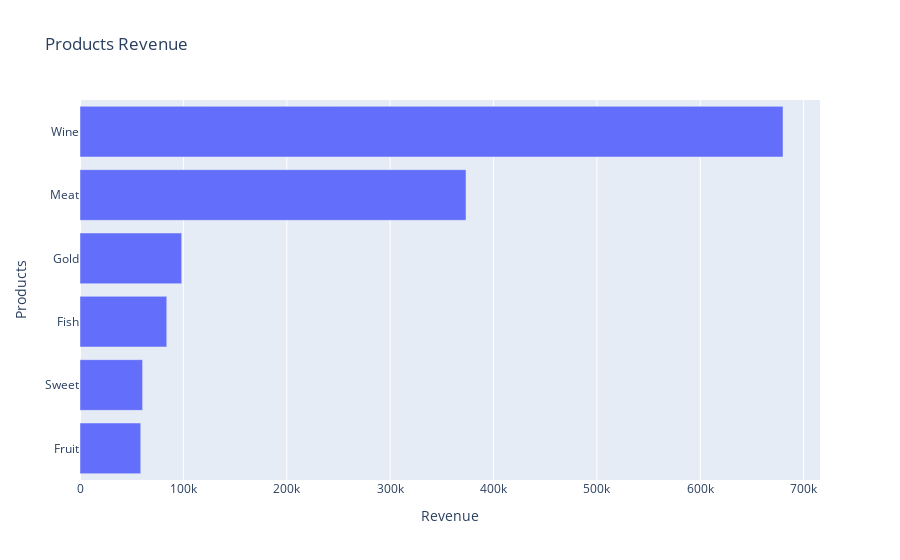

The notebook cell saved with this chart:
### Markdown cell above
### Which products are performing the best, and which are performing the least in terms of revenue?

### Code cell
products = ('Wine', 'Fruit', 'Meat', 'Fish', 'Sweet','Gold')
y_axis = ['Wine', 'Fruit', 'Meat', 'Fish', 'Sweet','Gold']
x_axis = [df['MntWines'].sum(),
          df['MntFruits'].sum(),
          df['MntMeatProducts'].sum(),
          df['MntFishProducts'].sum(),
          df['MntSweetProducts'].sum(),
          df['MntGoldProds'].sum()]
fig = px.bar(x=x_axis,
             y=y_axis,
             category_orders={'Products':products},
             title='Products Revenue',
             labels=dict(x="Revenue", y="Products"))
fig.update_yaxes(categoryorder='total ascending')
fig.show()

### Figure 1 — Plotly figure (JSON) as saved in the notebook; plotly's stock layout.template omitted (floating-point values rounded to 4 significant figures)
{"data": [{"alignmentgroup": "True", "hovertemplate": "Revenue=%{x}<br>Products=%{y}<extra></extra>", "legendgroup": "", "marker": {"color": "#636efa", "pattern": {"shape": ""}}, "name": "", "offsetgroup": "", "orientation": "h", "showlegend": false, "textposition": "auto", "type": "bar", "x": [680038, 58767, 373393, 83939, 60553, 98358], "xaxis": "x", "y": ["Wine", "Fruit", "Meat", "Fish", "Sweet", "Gold"], "yaxis": "y"}], "layout": {"barmode": "relative", "legend": {"tracegroupgap": 0}, "title": {"text": "Products Revenue"}, "xaxis": {"anchor": "y", "domain": [0, 1], "title": {"text": "Revenue"}}, "yaxis": {"anchor": "x", "categoryorder": "total ascending", "domain": [0, 1], "title": {"text": "Products"}}}}
